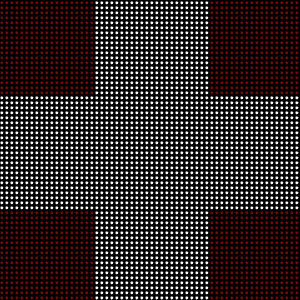
Frame 1 (no input)
Frame 60 (the mouse pressed at the canvas centre just before this capture): identical to frame 1, image omitted
Frame 120 (the mouse held since frame 60 and released just before this capture): identical to frame 1, image omitted

The Processing sketch that drew this single still picture (run headless with seeded random() and noise(); from frame 60 on, the mouse is pressed at the canvas centre):

// Processing sketch: processing_6592
// ── processing_6592.pde

//December 16th 2009
//Ellipses

// '+' to increase size
// '-' to increase size

float p=5;  //ellipse diameter

void setup(){
  size(300,300,JAVA2D);
  smooth(); 
  strokeWeight(2);
  ellipseMode(CENTER);
  mouseX=width/2;
    mouseY=height/2;
}


void keyPressed(){
 if (key=='+'){
  p++;
 }

if (key=='-'){
  p--;
 }  
 
 if (p<3){
  p=3; 
 }
  
 
}

void draw(){
  background(1);
  translate(p/2-1,-p/2);

  for(float y=0;y<height;y+=p){
    translate(0,y);

    for (float z=0;z<width;z+=p){
      fill(233,23,23,123);
      stroke(1); 
      translate(z,p);
      if ( (z>mouseX-(width/p) && z<mouseX+(width/p) ) || (y>mouseY-(height/p) && y<mouseY+(height/p)) ){
        fill(255); 
      }
      
      
      ellipse(0,0,p,p);
      translate(-z,-p);    

    }
    translate(0,-y);
  }



}
